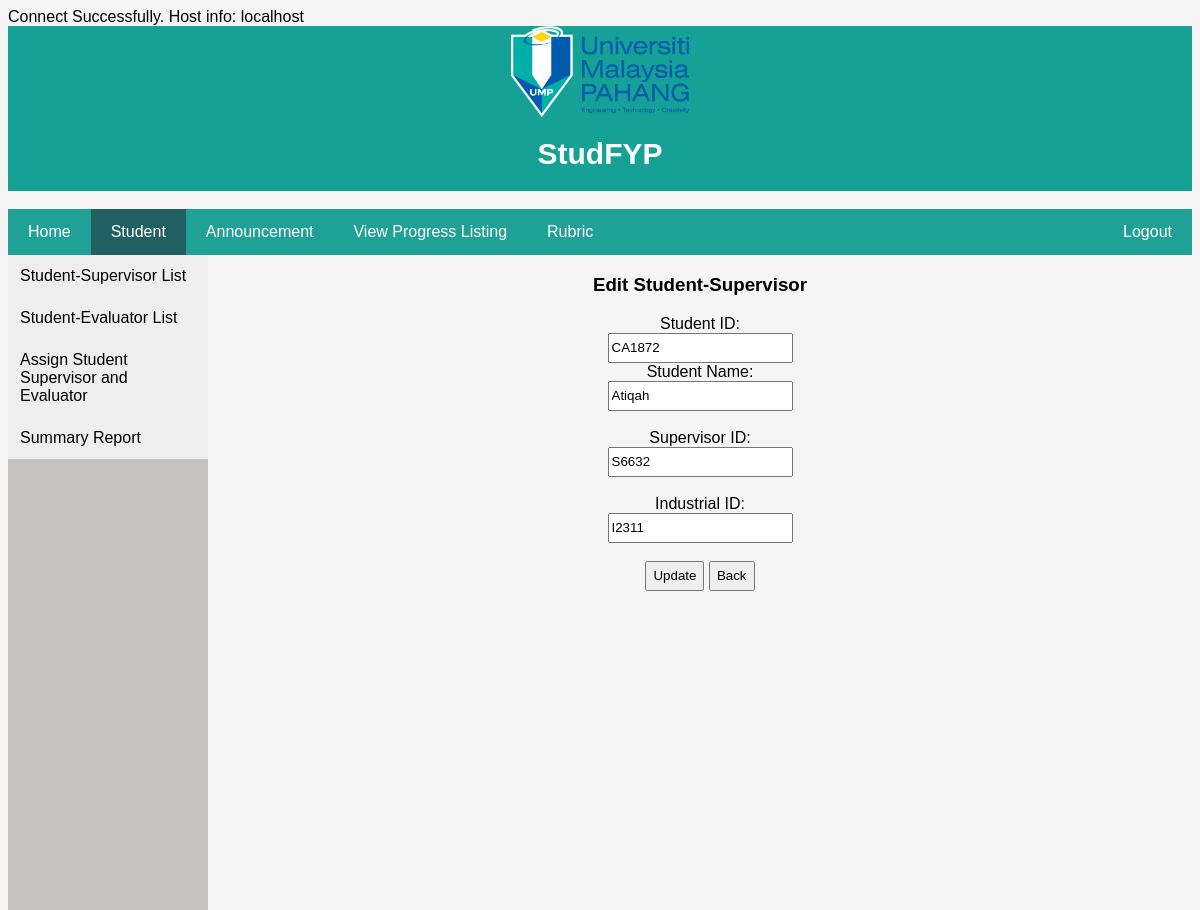
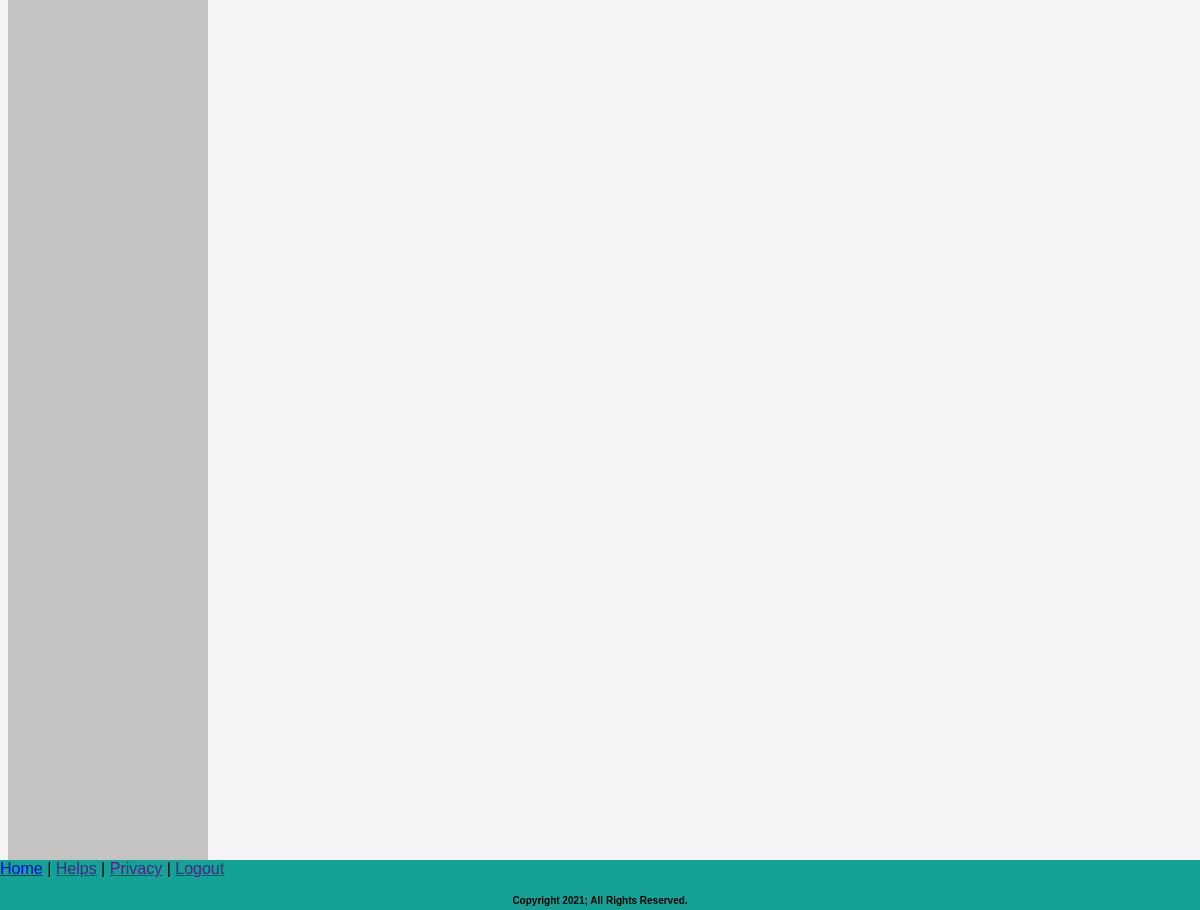
/edit_supervisor.php?StudentID=CA1872, run on the app's committed database (2 pictures, top to bottom).
### tables this page shows
CREATE TABLE `student` (
  `StudentID` varchar(20) NOT NULL,
  `Student_Name` varchar(100) NOT NULL,
  `Student_Email` varchar(100) NOT NULL,
  `Student_Phone` int(20) NOT NULL,
  `Student_Info` varchar(100) NOT NULL,
  `Faculty_Code` varchar(20) NOT NULL,
  `EvaluatorID` varchar(20) NOT NULL,
  `WorkfileID` varchar(20) NOT NULL,
  `SupervisorID` varchar(20) NOT NULL,
  `RubricID` varchar(20) NOT NULL,
  `Faculty_Announcement` varchar(100) NOT NULL,
  `IndustrialID` varchar(20) NOT NULL
);

### edit_supervisor.php (the view, shortened to what this page needs)
<?php
include ("databaseFYP.php");
$result = mysqli_query($conn, "SELECT * FROM student WHERE StudentID='". $_GET['StudentID']."'");
$row = mysqli_fetch_array($result);
?>
<!DOCTYPE html>
<html>
    <head>
        <link rel="stylesheet" href="./css/coordinator.css">
    </head>
    <body>
        <header>
            <img src= ./img/logo1.png width=15%>
            <h1>StudFYP</h1>
        </header>
        <br>
        <div class="navbar_mid">
            <a href="coordinatorPage.php">Home</a>
            <a class="active" href="student-supervisor.php">Student</a>
            <a href="announcement.php">Announcement</a>
            <a href="view_progress_listing.php">View Progress Listing</a>
            <a href="rubric_list.php">Rubric</a>
            <a href="" style="float:right">Logout</a>
        </div>
        <div class="vertical-menu">
            <a href="student-supervisor.php">Student-Supervisor List</a>
            <a href="student-evaluator.php">Student-Evaluator List</a>
            <a href="add-student.php">Assign Student Supervisor and Evaluator</a>
            <a href="view_student_rpt.php">Summary Report</a>
        </div>
            <main>
                <h3 align="center">Edit Student-Supervisor</h3>
                    <div>
                        <form name="form" method="POST" action="" align="center">
                            Student ID: <br>
                            <input type="text" name="StudentID" value="<?php echo $row['StudentID']; ?>" required>
                            <br>
                            Student Name: <br>
                            <input type="text" name="Student_Name" value="<?php echo $row['Student_Name']; ?>" required>
                            <br><br>
                            Supervisor ID: <br>
                            <input type="text" name="SupervisorID" placeholder="Enter Supervisor ID"  required value="<?php echo $row['SupervisorID'];?>" >
                            <br><br>
                            Industrial ID: <br>
                            <input type="text" name="IndustrialID" placeholder="Enter Industrial ID" required value="<?php echo $row['IndustrialID'];?>" >
                            <br><br>
                            <input type="submit" name="update" value="Update" > <input type="button" name="back" value="Back" onclick="window.location.href='student-supervisor.php'">
                        </form>
                    </div>
            </main>
        <footer>
        <div class="footer">
            <a href="coordinatorPage.php">Home</a> |
            <a href="">Helps</a> |
            <a href="">Privacy</a> |
            <a href="">Logout</a>
            <br>
            <h5>Copyright 2021; All Rights Reserved.</h5>
        </div>
        </footer>
    </body>
</html>

### css/coordinator.css (style rules this page uses)
* { box-sizing: border-box; }
body { font-family: Arial, Helvetica, sans-serif; }
header { background-color: #15a195; padding: 0.1px; text-align: center; font-size: 15px; color: white; }
.navbar_mid { overflow: hidden; background-color:#20a195; left:50%; }
.navbar_mid a { float: left; display: block; color: white; padding: 14px 20px; text-decoration: none; }
.navbar_mid a.active { background-color:#225f63; color: white; }
.footer { position: fixed; left: 0; bottom: 0; width: 100%; height: 50px; background-color:#15a195; }
.footer h5 { text-align: center; font-size: 10px; color: black; }
body { background-color: #f5f5f5; }
.vertical-menu { width: 200px; height: 100%; display: table-cell; float: left; margin: 0; padding: 0; background-color: #c5c2c2; position: absolute; height: 100%; overflow: auto; }
.vertical-menu a { background-color: #eee; color: black; display: block; padding: 12px; text-decoration: none; }
main { margin-left: 200px; }
input { height: 30px; }

### data on the page
student: StudentID "CA1872", Student_Name "Atiqah", SupervisorID "S6632", IndustrialID "I2311"

### other printed values
mysqli_get_host_info($conn) "localhost"
